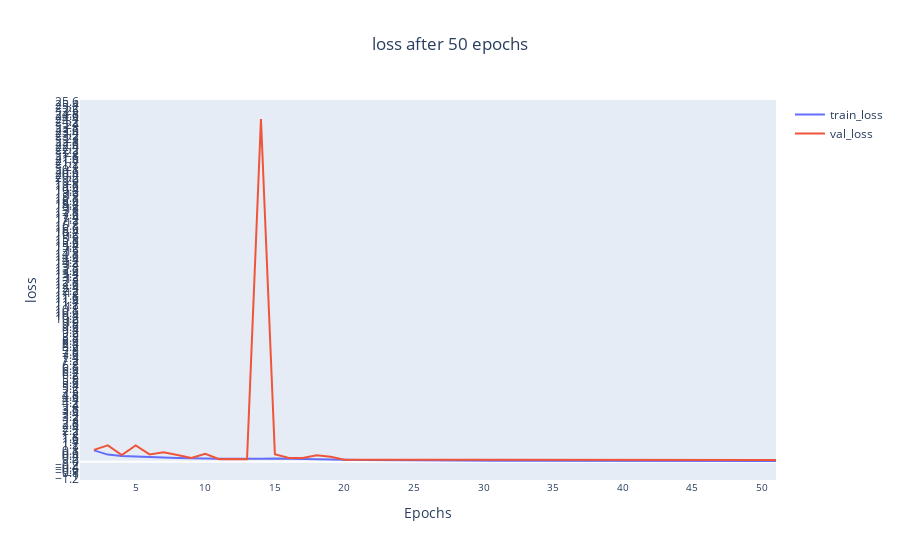

Write notebook code for a chart like this one.
### Code cell
Plot_history(History,Plot_mode='loss')
